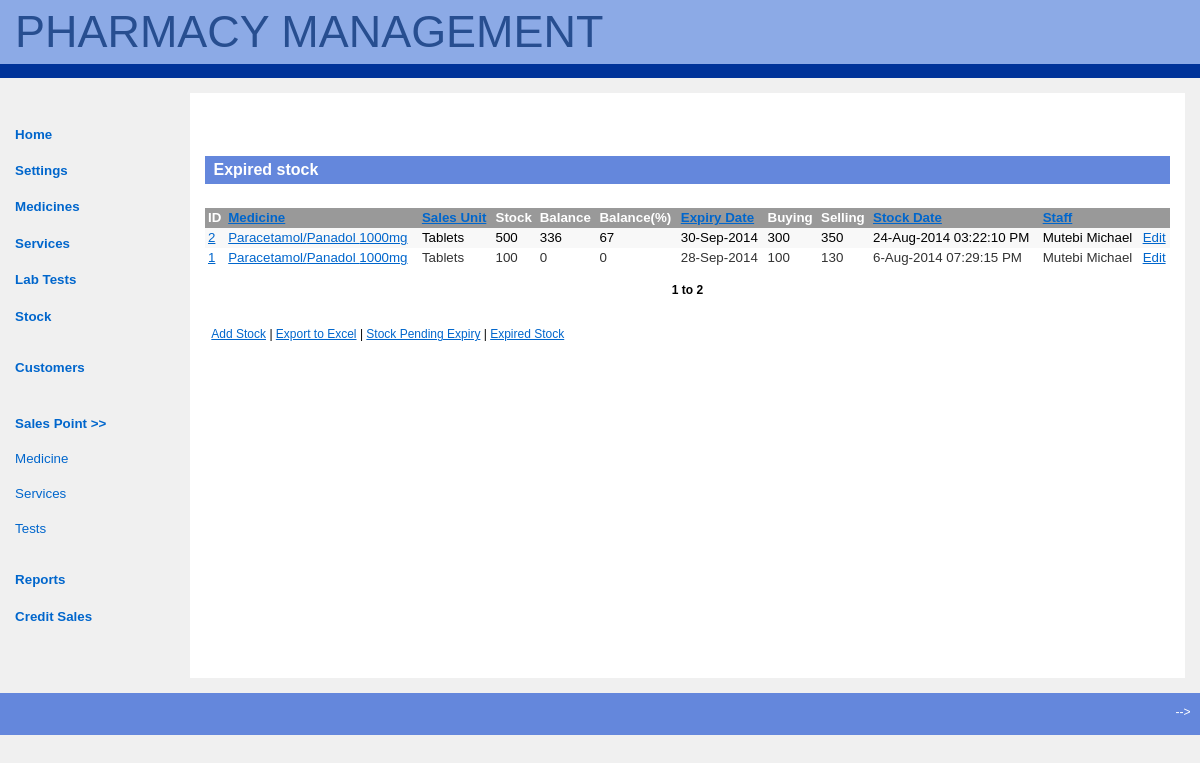
The page /stock_expired.php (signed in) on the database its author committed.
### tables this page shows
CREATE TABLE IF NOT EXISTS `medicine` (
  `id` int(11) NOT NULL AUTO_INCREMENT,
  `status` enum('active','inactive') NOT NULL DEFAULT 'active',
  `generic_name` varchar(20) NOT NULL,
  `trade_name` varchar(20) NOT NULL,
  `weight` varchar(10) NOT NULL,
  `form` int(11) NOT NULL,
  `category` int(11) NOT NULL,
  `unit` int(11) NOT NULL,
  PRIMARY KEY (`id`)
);

CREATE TABLE IF NOT EXISTS `stock` (
  `id` int(11) NOT NULL AUTO_INCREMENT,
  `medicine` int(11) NOT NULL,
  `stock_amount` int(9) NOT NULL,
  `current_amount` int(9) NOT NULL,
  `percentage_balance` int(3) NOT NULL DEFAULT '100',
  `expiry_date` date NOT NULL,
  `buying` int(6) NOT NULL,
  `selling` int(6) NOT NULL,
  `stock_date` datetime NOT NULL,
  `staff` int(11) NOT NULL,
  PRIMARY KEY (`id`)
);

CREATE TABLE IF NOT EXISTS `units` (
  `id` int(11) NOT NULL AUTO_INCREMENT,
  `value` varchar(11) NOT NULL,
  PRIMARY KEY (`id`),
  UNIQUE KEY `value` (`value`)
);

CREATE TABLE IF NOT EXISTS `form` (
  `id` int(11) NOT NULL AUTO_INCREMENT,
  `form` varchar(20) NOT NULL,
  `sales_unit` varchar(20) NOT NULL,
  PRIMARY KEY (`id`)
);

CREATE TABLE IF NOT EXISTS `users` (
  `id` int(11) NOT NULL AUTO_INCREMENT,
  `status` enum('1','0') NOT NULL DEFAULT '1',
  `username` varchar(15) NOT NULL,
  `password` varchar(40) NOT NULL,
  `first_name` varchar(20) NOT NULL,
  `last_name` varchar(20) NOT NULL,
  `level` enum('admin','staff','user') NOT NULL DEFAULT 'user',
  `comment` text,
  PRIMARY KEY (`id`),
  UNIQUE KEY `username` (`username`)
);

### stock_expired.php (the view, shortened to what this page needs)
<?php require_once("includes/connection.php");?>
<?php require_once("includes/functions.php");?>
<?php
if(isset($_GET['user_list_offset'])){
	$result_list_offset = $_GET['user_list_offset'];
}
else{
	$result_list_offset = 1;
}
$results_per_page = 13;
?>
<?php include("includes/header.php");?>
<div id="main-copy">
        <h1>Expired stock</h1>
        <table class='results'>
        <tr>
        <td class='column_head'>ID</td>
        <td class='column_head'><?php echo "<a href='stock_expired.php?order_by=generic_name ASC'>Medicine</a>";?></td>
        <td class='column_head'><?php echo "<a href='stock_expired.php?order_by=form ASC'>Sales Unit</a>";?></td>
        <td class='column_head'>Stock</td>
        <td class='column_head'>Balance</td>
        <td class='column_head'>Balance(%)</td>
        <td class='column_head'><?php echo "<a href='stock_expired.php?order_by=expiry_date DESC'>Expiry Date</a>";?></td>
        <td class='column_head'>Buying</td>
        <td class='column_head'>Selling</td>
        <td class='column_head'><?php echo "<a href='stock_expired.php?order_by=stock_date DESC'>Stock Date</a>";?></td>
        <td class='column_head'><?php echo "<a href='stock_expired.php?order_by=staff ASC'>Staff</a>";?></td>
         <td class='column_head'></td>
        </tr>
        <?php
        if(isset($_GET['order_by'])){
			$order_by = $_GET['order_by'];
		}
		else{
			$order_by = "s.stock_date DESC";
		}
	   if($order_by){
		$query = "SELECT m.id medicine_id, m.status medicine_status, m.generic_name generic_name, m.trade_name trade_name, m.weight weight, m.form form, m.unit unit_id, u.value unit, m.category category_id, c.name category,  m.form form_id, f.form medicine_form, f.sales_unit sales_unit, s.id stock_id, s.stock_amount stock_amount, s.current_amount current_amount, s.percentage_balance percentage_balance, s.expiry_date expiry_date, s.buying buying, s.selling selling, s.stock_date stock_date, s.staff staff FROM medicine m JOIN category c JOIN units u JOIN form f JOIN stock s WHERE m.id = s.medicine AND m.category = c.id AND m.unit = u.id  AND m.form = f.id AND s.expiry_date <= NOW() ORDER BY ".$order_by." LIMIT ".($result_list_offset-1).", ".$results_per_page;
	   }
        $result = mysql_query($query, $connection);
		$rows = mysql_num_rows($result);
        if(isset($result)){
            $i = 0;
			while($medicine = mysql_fetch_array($result)){
                $stock_id = $medicine['stock_id'];
				$medicine_id = $medicine['medicine_id'];
				$medicine_status = $medicine['medicine_status'];
				$generic_name = $medicine['generic_name'];
				$trade_name = $medicine['trade_name'];
				$weight = $medicine['weight'];
				$unit_of_sale =  ucfirst($medicine['sales_unit']);
				$unit = $medicine['unit'];
				$stock_amount = $medicine['stock_amount'];
				$current_amount = $medicine['current_amount'];
				$percentage_balance = $medicine['percentage_balance'];
				$expiry_date = $medicine['expiry_date'];
				$formated_expiry_date = strtotime($expiry_date);
				$formated_expiry_date = date("j-M-Y", $formated_expiry_date);
				$buying = $medicine['buying'];
				$selling = $medicine['selling'];
				$stock_date = $medicine['stock_date'];
				$formated_stock_date = strtotime($stock_date);
				$formated_stock_date = date("j-M-Y h:i:s A", $formated_stock_date);
				$staff = $medicine['staff'];
				$staff_name = get_users_name($staff);
                if($medicine_status == "active"){
					echo "
                <tr>
                    <td ".even_strip($i)."><a href=\"medicine.php?id=".$medicine_id."\">".$stock_id."</a></td>
					<td ".even_strip($i)."><a href=\"medicine.php?id=".$medicine_id."\">".$generic_name."/".$trade_name." ".$weight."".$unit."</a></td>";
				}else{
				echo "
                <tr>
                    <td ".even_strip($i).">".$stock_id."</td>
					<td ".even_strip($i).">".$generic_name."/".$trade_name." ".$weight."".$unit."</td>";
				}
					echo "<td ".even_strip($i).">".$unit_of_sale."s</td>
					<td ".even_strip($i).">".$stock_amount."</td>
                    <td ".even_strip($i).">".$current_amount."</td>
                    <td ".even_strip($i).">".$percentage_balance."</td>
                    <td ".even_strip($i).">".$formated_expiry_date."</td>
                    <td ".even_strip($i).">".$buying."</td>
                    <td ".even_strip($i).">".$selling."</td>
                    <td ".even_strip($i).">".$formated_stock_date."</td>
                    <td ".even_strip($i).">".$staff_name."</td>
                    <td ".even_strip($i)."><a href='medicine.php?id=".$medicine_id."'>Edit</a></td>
                    </tr>";
					$i++;
            }
		$range = $result_list_offset." to ".($result_list_offset+$rows-1);
        }
        ?>
        </table>
        <p align="center"><?php echo " ".($result_list_offset > 1 ? "<a href='stock_expired.php?increment=-1&result_list_offset=$result_list_offset&order_by=".$order_by."'><<</a>" : "")." <b>".$range.
        "</b>".($rows == $results_per_page ? "<a href='stock_expired.php?increment=1&result_list_offset=$result_list_offset&order_by=".$order_by."'>>></a>" : "")." ";?></p>
        <p><a href="add_stock.php">Add Stock</a> | <a href="stock_expired.php?generate_xls=true">Export to Excel</a> | <a href="stock_pending_expiry.php">Stock Pending Expiry</a> | <a href="stock_expired.php">Expired Stock</a></p>
	    </div>
        <div id="footer">
        <div style="text-align:right">--></div>
        </div>
    </body>
</html>

### includes/header.php (shortened to what this page needs)
<!DOCTYPE html>
<html>
  <head>
<link rel="stylesheet" type="text/css" href="css/style.css" />
<link rel="stylesheet" type="text/css" href="css/jquery.autocomplete.css" />
</head>
<body onLoad="RotateBanner()">
    <div id="header">
      <div class="midHeader">
        <h1 class="headerTitle">PHARMACY MANAGEMENT</h1>
      </div>
      <div class="subHeader">
      </div>
    </div>
    <div id="side-bar">
        <?php
        if($_SESSION['level'] == "admin"){
        echo admin_nav();
        }
        else if($_SESSION['level'] == "staff"){
        echo clerk_nav();
        }
        ?>
    </div>

### includes/functions.php (shortened to what this page needs)
<?php require_once("includes/connection.php");?>
<?php
function even_strip($i){
	 if($i%2 == 0){
		 $class = "class='even'";
	}else {
		$class = "class='cell_value'" ;
	}
	return $class;
}
function get_users_name($user_id){
	global $connection;
	$query = "SELECT * FROM users WHERE id=".$user_id;
	$result = mysql_query($query, $connection);
	if(mysql_num_rows($result) == 1){
		$users = mysql_fetch_array($result);
		$users_name = $users['last_name']." ".$users['first_name'];
		return $users_name;
	}
}
function admin_nav(){
$admin_nav = "
<p>&nbsp;</p>
<ul>
<li><a href='main.php'><strong>Home</strong></a></li>
<li><a href='settings.php'><strong>Settings</strong></a></li>
<li><a href='medicines.php'><strong>Medicines</strong></a></li>
<li><a href='services.php'><strong>Services</strong></a></li>
<li><a href='tests.php'><strong>Lab Tests</strong></a></li>
<li><a href='stock_levels.php'><strong>Stock</strong></a></li>
</ul>
<ul>
<li><a href='customers.php'><strong>Customers</strong></a></li>
<li><a href='sale.php?new_sale=true'><a onClick=\"return toggleMenu('menu1')\"><strong>Sales Point >></strong></a><span class='menu' id='menu1'>
<a href='sale.php?sale=only&new_sale=true'>Medicine</a >
<a href='sale_services.php?sale=only&new_sale=true'>Services</a>
<a href='sale_tests.php?sale=only&new_sale=true'>Tests</a>
</li>
</ul>
<ul>
<li><a href='reports.php'><strong>Reports</strong></a></li>
<li><a href='credit.php'><strong>Credit Sales</strong></a></li>
</ul>
<p></p>
";
return $admin_nav;
}
?>

### css/style.css (style rules this page uses)
body { color: black; background-color: rgb(240,240,240); font-family: verdana, helvetica, arial, sans-serif; font-size: 100%; margin: 0; padding: 0; }
html > body { font-size: 10pt; }
.midHeader { color: rgb(39,78,144); background-color: rgb(140,170,230); }
.headerTitle { font-size: 337%; font-weight: normal; margin: 0 0 0 4mm; padding: 0.25ex 0; }
.subHeader { color: white; background-color: rgb(0,51,153); margin: 0; padding: 1ex 1ex 1ex 1.5mm; text-align:right; }
#side-bar { width: 14em; float: left; clear: left; border-right: 1px; height: 450px; }
#side-bar ul { list-style-type: none; list-style-position: outside; margin: 0; padding: 0 0 1.1em 0; }
#side-bar li { margin: 0; padding: 0.1ex 0; }
#side-bar a, .thisPage { color: rgb(0,102,204); background-color: transparent; text-decoration: none; margin: 0; padding: 0.75em 1ex 0.75em 4mm; display: block; }
#main-copy { color: black; background-color: white; text-align: justify; line-height: 1.5em; margin: 15px; margin-left: 190px; height: 555px; padding: 15px; border-left: 15px; }
#main-copy p { margin: 1em 1ex 2em 1ex; padding: 0; }
p { margin-left:20px; font-size:0.9em; line-height:0.em; }
#main-copy a { color: rgb(0,102,204); background-color: transparent; text-decoration: underline; }
#main-copy h1 { color: white; background-color: rgb(100,135,220); font-size: 1.2em; font-weight: bold; margin: 3em 0 0 0; padding: 0.5ex 0 0.5ex 1ex; }
#footer { color: white; background-color: rgb(100,135,220); font-size: 91%; margin: 0; padding: 1em 2.5mm 2.5ex 2.5mm; clear: both; }
table.results { border-collapse: collapse; width: 100%; }
td.column_head, td.cell_value { font-size: 100%; padding: 0 3px 0 3px; color:#333; }
td.column_head { background-color: #999; color:#FFF; font-weight:bold; }
table.results a { color: #FFF; background-color: transparent; text-decoration: underline; }
td { background-color: #fff; }
td.cell_value { background-color: #fff; }
.even { background-color: #F8F8F8; padding: 0 3px 0 3px; }

### rows shown on the page
medicine: stock.id "2", generic_name "Paracetamol", trade_name "Panadol", weight "1000", units.value "mg", form.sales_unit "Tablet", stock.stock_amount "500", stock.current_amount "336", stock.percentage_balance "67", stock.expiry_date "30-Sep-2014", stock.buying "300", stock.selling "350", stock.stock_date "24-Aug-2014 03:22:10 PM", stock.staff "Mutebi Michael", stock.id "1", stock.stock_amount "100", stock.current_amount "0", stock.percentage_balance "0", stock.expiry_date "28-Sep-2014", stock.buying "100", stock.selling "130", stock.stock_date "6-Aug-2014 07:29:15 PM"

### other values the page prints
$range "1 to 2"
